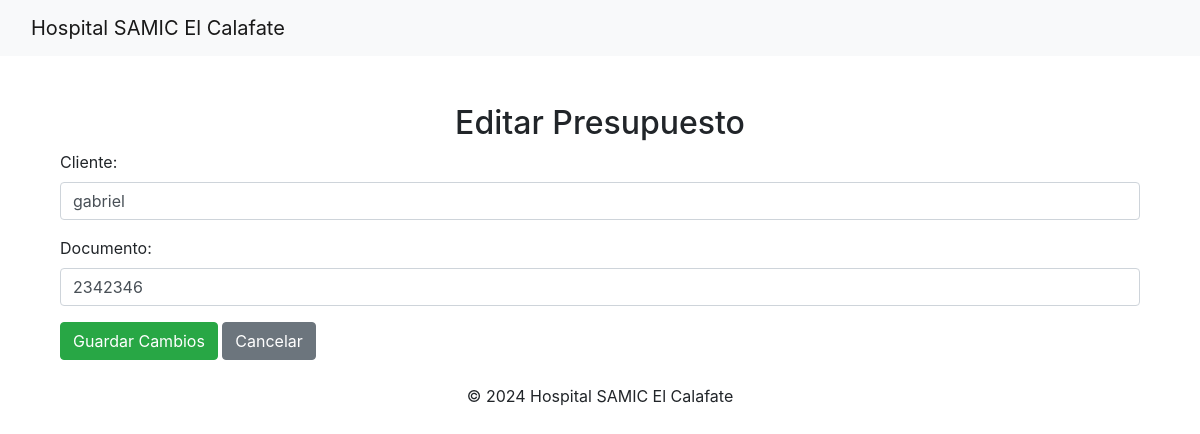
The app's page /facturacion/presupuesto/1/editar/, older data.
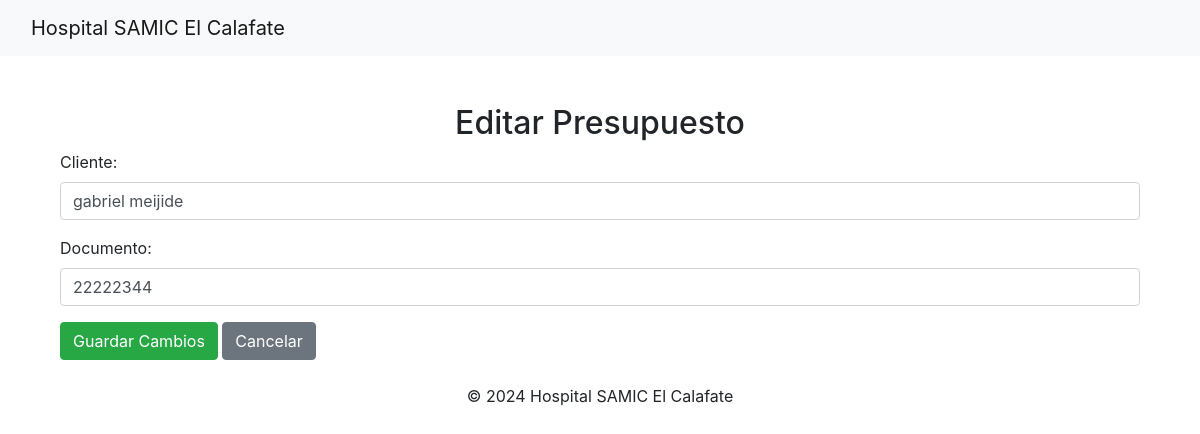
The same page, newer data.
### facturacion/models.py (models this page shows, shortened)
class Presupuesto(models.Model):
    numero = models.AutoField(primary_key=True)  # Número único de presupuesto
    cliente = models.CharField(max_length=255)  # Nombre del cliente
    documento = models.CharField(max_length=20)  # Documento del cliente
    fecha = models.DateField(auto_now_add=True)  # Fecha de creación del presupuesto

### facturacion/views.py (the view)
# urls.py: path('presupuesto/<int:numero>/editar/', views.editar_presupuesto, name='editar_presupuesto'),
def editar_presupuesto(request, numero):
    presupuesto = get_object_or_404(Presupuesto, numero=numero)
    if request.method == 'POST':
        form = PresupuestoForm(request.POST, instance=presupuesto)
        if form.is_valid():
            form.save()  # Guarda los cambios realizados en cliente y documento
            return redirect('detalle_presupuesto', presupuesto_id=presupuesto.numero)  # Redirige a los detalles
    else:
        form = PresupuestoForm(instance=presupuesto)
    return render(request, 'facturacion/editar_presupuesto.html', {
        'presupuesto': presupuesto,
        'form': form  # Formulario para editar el presupuesto
    })

### facturacion/forms.py
class PresupuestoForm(forms.ModelForm):
    class Meta:
        model = Presupuesto
        fields = ['cliente', 'documento']
        widgets = {
            'cliente': forms.TextInput(attrs={'class': 'form-control', 'placeholder': 'Nombre del cliente'}),
            'documento': forms.TextInput(attrs={'class': 'form-control', 'placeholder': 'Número de documento'}),
        }

### facturacion/templates/facturacion/editar_presupuesto.html (shortened to what this page needs)
{% extends 'index.html' %}
{% load static %}
{% block content %}
<div class="container mt-5">
    <h2 class="text-center">Editar Presupuesto</h2>
    <form method="POST">
        {{ form.as_p }}
        <button type="submit" class="btn btn-success">Guardar Cambios</button>
        <a href="{% url 'detalle_presupuesto' presupuesto.numero %}" class="btn btn-secondary">Cancelar</a>
    </form>
</div>
{% endblock %}

Row changes from the older to the newer data that the page shows:
changed Presupuesto: cliente "gabriel" → "gabriel meijide"; documento "2342346" → "22222344"
